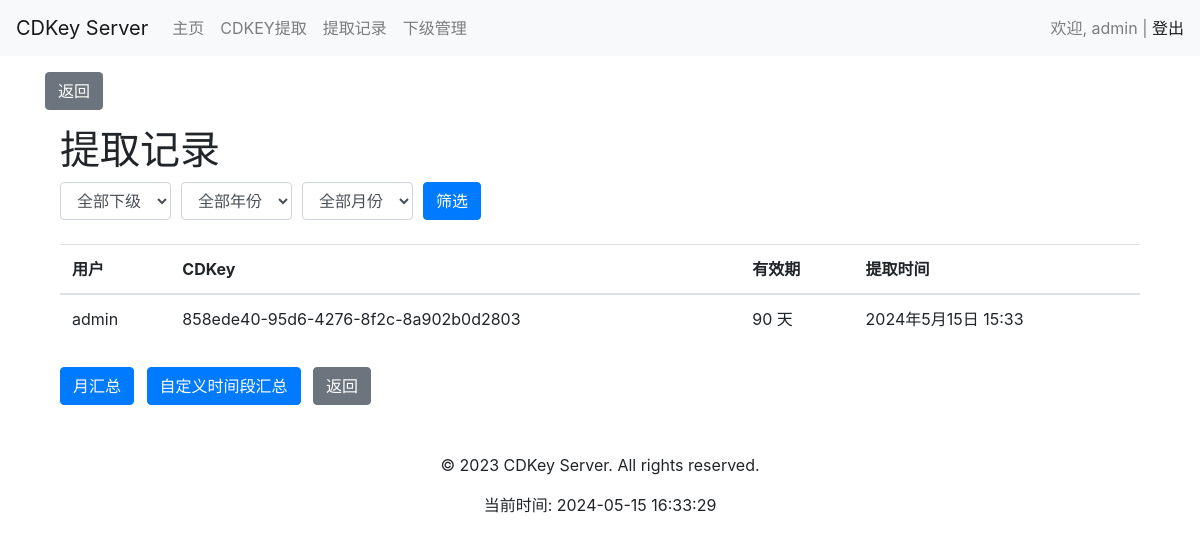
The page /user/cdkey_record/ (signed in) on the database its author committed.
### user/models.py (models this page shows, shortened)
class User(AbstractUser):
    USER_TYPE_CHOICES = (
        (1, '管理员'),
        (2, '一级代理'),
        (3, '二级代理'),
    )
    ROLE_CHOICES = (
        ('admin', '管理员'),
        ('agent', '代理'),
    )
    superior = models.ForeignKey('self', on_delete=models.SET_NULL, null=True, blank=True, related_name='subordinates', verbose_name='上级')
    role = models.CharField(max_length=50, choices=ROLE_CHOICES, default='agent', verbose_name='角色')
    user_type = models.SmallIntegerField(choices=USER_TYPE_CHOICES, default=3, verbose_name='用户类型')
    is_active = models.BooleanField(default=True,verbose_name='是否激活')
    monthly_quota = models.IntegerField(default=0,verbose_name='月度配额')
    day_quota = models.IntegerField(default=0, verbose_name='日配额')
    quota_updated_at = models.DateField(auto_now_add=True)
    class Meta:
        db_table = 'user'

class CDKey(models.Model):
    VALIDITY_CHOICES = [
        (1, '1 天'),
        (30, '30 天'),
        (90, '90 天'),
        (180, '180 天'),
        (365, '365 天'),
        (730, '730 天'),
    ]
    key = models.CharField(max_length=255, unique=True)
    created_at = models.DateTimeField(auto_now_add=True)
    expires_at = models.DateTimeField()
    created_by = models.ForeignKey('User', on_delete=models.CASCADE, related_name='created_cdkeys')
    used_by = models.ForeignKey('User', on_delete=models.CASCADE, related_name='used_cdkeys', null=True, blank=True)
    used_at = models.DateTimeField(null=True, blank=True)
    validity_days = models.IntegerField(choices=VALIDITY_CHOICES, default=1)
    is_used_field = models.BooleanField(default=False, verbose_name="是否已使用")

### user/views.py (the view)
# urls.py: path('cdkey_record/', views.cdkey_record, name='cdkey_record'),
@login_required
def cdkey_record(request):
    user = request.user
    if request.method == 'POST':
        month = request.POST.get('month')
        year = request.POST.get('year')
        subordinate_id = request.POST.get('subordinate')
        query = Q()
        if subordinate_id:
            subordinate = User.objects.get(id=subordinate_id)
            query &= Q(created_by=subordinate)
        else:
            if user.is_superuser or user.is_staff:
                subordinates = User.objects.filter(superior=user)
                query &= Q(created_by__in=[user] + list(subordinates))
            else:
                query &= Q(created_by=user)
        if month and year:
            query &= Q(created_at__year=year, created_at__month=month)
        elif year:
            query &= Q(created_at__year=year)
        records = CDKey.objects.select_related('created_by').filter(query).order_by('-created_at')
    else:
        if user.is_superuser or user.is_staff:
            subordinates = User.objects.filter(superior=user)
            records = CDKey.objects.select_related('created_by').filter(created_by__in=[user] + list(subordinates)).order_by('-created_at')
        else:
            records = CDKey.objects.select_related('created_by').filter(created_by=user).order_by('-created_at')
    current_year = datetime.now().year
    years = range(current_year, current_year - 10, -1)
    subordinates = []
    if user.is_superuser or user.is_staff:
        subordinates = User.objects.filter(superior=user)
    context = {
        'records': records,
        'current_year': current_year,
        'years': years,
        'subordinates': subordinates,
    }
    return render(request, 'user/cdkey_record.html', context)

### user/templates/user/cdkey_record.html (shortened to what this page needs)
{% extends 'base.html' %}
{% block content %}
    <div class="container">
        <h1>提取记录</h1>
        <form method="POST" class="mb-4">
            <div class="form-row align-items-center">
                {% if user.is_superuser or user.is_staff %}
                    <div class="col-auto">
                        <select name="subordinate" class="form-control">
                            <option value="">全部下级</option>
                        </select>
                    </div>
                {% endif %}
                <div class="col-auto">
                    <select name="year" class="form-control">
                        <option value="">全部年份</option>
                    </select>
                </div>
                <div class="col-auto">
                    <select name="month" class="form-control">
                        <option value="">全部月份</option>
                    </select>
                </div>
                <div class="col-auto">
                    <button type="submit" class="btn btn-primary">筛选</button>
                </div>
            </div>
        </form>
        <table class="table">
            <thead>
                <tr>
                    <th>用户</th>
                    <th>CDKey</th>
                    <th>有效期</th>
                    <th>提取时间</th>
                </tr>
            </thead>
            <tbody>
                {% for record in records %}
                    <tr>
                        <td>{{ record.created_by.username }}</td>
                        <td>{{ record.key }}</td>
                        <td>{{ record.validity_days }} 天</td>
                        <td>{{ record.created_at }}</td>
                    </tr>
                {% empty %}
                    <tr>
                        <td colspan="4">没有找到提取记录</td>
                    </tr>
                {% endfor %}
            </tbody>
        </table>
        <div class="mt-4">
            <a href="{% url 'user:cdkey_monthly_summary' %}" class="btn btn-primary mr-2">月汇总</a>
            <a href="{% url 'user:cdkey_custom_summary' %}" class="btn btn-primary mr-2">自定义时间段汇总</a>
            <a href="{% url 'user:user_home' %}" class="btn btn-secondary">返回</a>
        </div>
    </div>
{% endblock %}

### user/templates/base.html (shortened to what this page needs)
<!DOCTYPE html>
<html lang="en">
<head>
    <link rel="stylesheet" href="https://stackpath.bootstrapcdn.com/bootstrap/4.5.2/css/bootstrap.min.css">
</head>
<body>
    <header>
        {% block header %}
        <nav class="navbar navbar-expand-lg navbar-light bg-light">
            <a class="navbar-brand" href="{% url 'user:user_home' %}">CDKey Server</a>
            <div class="collapse navbar-collapse" id="navbarNav">
                <ul class="navbar-nav">
                    <li class="nav-item">
                        <a class="nav-link" href="{% url 'user:user_home' %}">主页</a>
                    </li>
                    <li class="nav-item">
                        <a class="nav-link" href="{% url 'user:generate_cdkey' %}">CDKEY提取</a>
                    </li>
                    <li class="nav-item">
                        <a class="nav-link" href="{% url 'user:cdkey_record' %}">提取记录</a>
                    </li>
                    <li class="nav-item">
                        <a class="nav-link" href="{% url 'user:subordinate_list' %}">下级管理</a>
                    </li>
                </ul>
            </div>
            {% if user.is_authenticated %}
            <span class="navbar-text">
                欢迎, {{ user.username }} | <a href="{% url 'user:logout' %}">登出</a>
            </span>
            {% endif %}
        </nav>
        {% endblock %}
    </header>
    {% if request.path != '/user/home/' %}
    <div class="container mt-3">
        <button onclick="goBack()" class="btn btn-secondary">返回</button>
    </div>
    {% endif %}
    <main>
        <div class="container mt-3">
            {% block content %}{% endblock %}
        </div>
    </main>
    <footer class="mt-5">
        {% block footer %}
        <div class="text-center">
            <p>&copy; 2023 CDKey Server. All rights reserved.</p>
            <p>当前时间: {% now "Y-m-d H:i:s" %}</p>
        </div>
        {% endblock %}
    </footer>
</body>
</html>

### rows shown on the page
User: username "admin"
CDKey: created_by.username "admin", key "858ede40-95d6-4276-8f2c-8a902b0d2803", validity_days "90", created_at "2024年5月15日 15:33"
